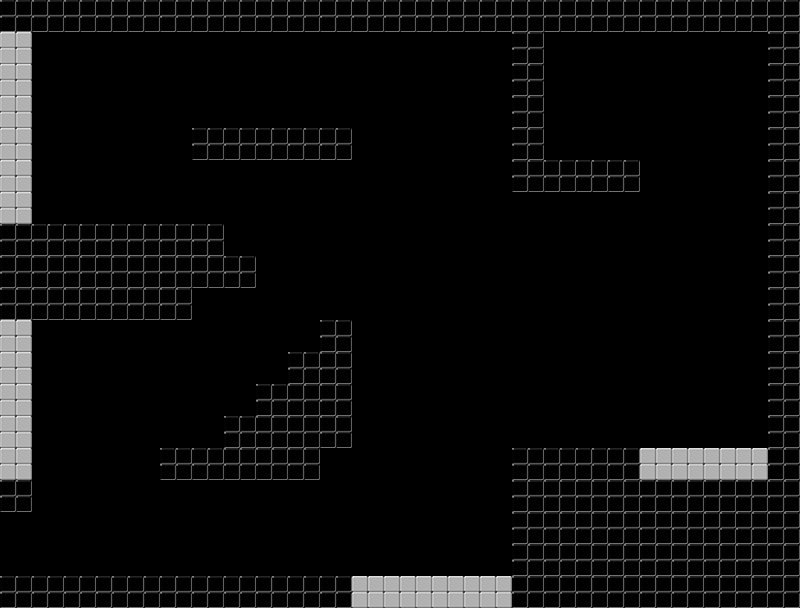

Rendered tile map (Tiled .tmx) drawn with the repository's tilesets; below, a short description and the full map source, tile grids included:
An orthogonal 25x19 tile map with 32x32 px tiles, 2 tile layers (BloquesBlancos, BloquesNegros).

<map version="1.0" orientation="orthogonal" renderorder="right-down" width="25" height="19" tilewidth="32" tileheight="32" nextobjectid="1">
 <tileset firstgid="1" source="tilesetP.tsx" />
 <layer name="BloquesBlancos" width="25" height="19">
  <data encoding="csv">
0,0,0,0,0,0,0,0,0,0,0,0,0,0,0,0,0,0,0,0,0,0,0,0,0,
3,0,0,0,0,0,0,0,0,0,0,0,0,0,0,0,0,0,0,0,0,0,0,0,0,
3,0,0,0,0,0,0,0,0,0,0,0,0,0,0,0,0,0,0,0,0,0,0,0,0,
3,0,0,0,0,0,0,0,0,0,0,0,0,0,0,0,0,0,0,0,0,0,0,0,0,
3,0,0,0,0,0,0,0,0,0,0,0,0,0,0,0,0,0,0,0,0,0,0,0,0,
3,0,0,0,0,0,0,0,0,0,0,0,0,0,0,0,0,0,0,0,0,0,0,0,0,
3,0,0,0,0,0,0,0,0,0,0,0,0,0,0,0,0,0,0,0,0,0,0,0,0,
0,0,0,0,0,0,0,0,0,0,0,0,0,0,0,0,0,0,0,0,0,0,0,0,0,
0,0,0,0,0,0,0,0,0,0,0,0,0,0,0,0,0,0,0,0,0,0,0,0,0,
0,0,0,0,0,0,0,0,0,0,0,0,0,0,0,0,0,0,0,0,0,0,0,0,0,
3,0,0,0,0,0,0,0,0,0,0,0,0,0,0,0,0,0,0,0,0,0,0,0,0,
3,0,0,0,0,0,0,0,0,0,0,0,0,0,0,0,0,0,0,0,0,0,0,0,0,
3,0,0,0,0,0,0,0,0,0,0,0,0,0,0,0,0,0,0,0,0,0,0,0,0,
3,0,0,0,0,0,0,0,0,0,0,0,0,0,0,0,0,0,0,0,0,0,0,0,0,
3,0,0,0,0,0,0,0,0,0,0,0,0,0,0,0,0,0,0,0,3,3,3,3,0,
0,0,0,0,0,0,0,0,0,0,0,0,0,0,0,0,0,0,0,0,0,0,0,0,0,
0,0,0,0,0,0,0,0,0,0,0,0,0,0,0,0,0,0,0,0,0,0,0,0,0,
0,0,0,0,0,0,0,0,0,0,0,0,0,0,0,0,0,0,0,0,0,0,0,0,0,
0,0,0,0,0,0,0,0,0,0,0,3,3,3,3,3,0,0,0,0,0,0,0,0,0
</data>
 </layer>
 <layer name="BloquesNegros" width="25" height="19">
  <data encoding="csv">
1,1,1,1,1,1,1,1,1,1,1,1,1,1,1,1,1,1,1,1,1,1,1,1,1,
0,0,0,0,0,0,0,0,0,0,0,0,0,0,0,0,1,0,0,0,0,0,0,0,1,
0,0,0,0,0,0,0,0,0,0,0,0,0,0,0,0,1,0,0,0,0,0,0,0,1,
0,0,0,0,0,0,0,0,0,0,0,0,0,0,0,0,1,0,0,0,0,0,0,0,1,
0,0,0,0,0,0,1,1,1,1,1,0,0,0,0,0,1,0,0,0,0,0,0,0,1,
0,0,0,0,0,0,0,0,0,0,0,0,0,0,0,0,1,1,1,1,0,0,0,0,1,
0,0,0,0,0,0,0,0,0,0,0,0,0,0,0,0,0,0,0,0,0,0,0,0,1,
1,1,1,1,1,1,1,0,0,0,0,0,0,0,0,0,0,0,0,0,0,0,0,0,1,
1,1,1,1,1,1,1,1,0,0,0,0,0,0,0,0,0,0,0,0,0,0,0,0,1,
1,1,1,1,1,1,0,0,0,0,0,0,0,0,0,0,0,0,0,0,0,0,0,0,1,
0,0,0,0,0,0,0,0,0,0,1,0,0,0,0,0,0,0,0,0,0,0,0,0,1,
0,0,0,0,0,0,0,0,0,1,1,0,0,0,0,0,0,0,0,0,0,0,0,0,1,
0,0,0,0,0,0,0,0,1,1,1,0,0,0,0,0,0,0,0,0,0,0,0,0,1,
0,0,0,0,0,0,0,1,1,1,1,0,0,0,0,0,0,0,0,0,0,0,0,0,1,
0,0,0,0,0,1,1,1,1,1,0,0,0,0,0,0,1,1,1,1,0,0,0,0,1,
1,0,0,0,0,0,0,0,0,0,0,0,0,0,0,0,1,1,1,1,1,1,1,1,1,
0,0,0,0,0,0,0,0,0,0,0,0,0,0,0,0,1,1,1,1,1,1,1,1,1,
0,0,0,0,0,0,0,0,0,0,0,0,0,0,0,0,1,1,1,1,1,1,1,1,1,
1,1,1,1,1,1,1,1,1,1,1,0,0,0,0,0,1,1,1,1,1,1,1,1,1
</data>
 </layer>
</map>